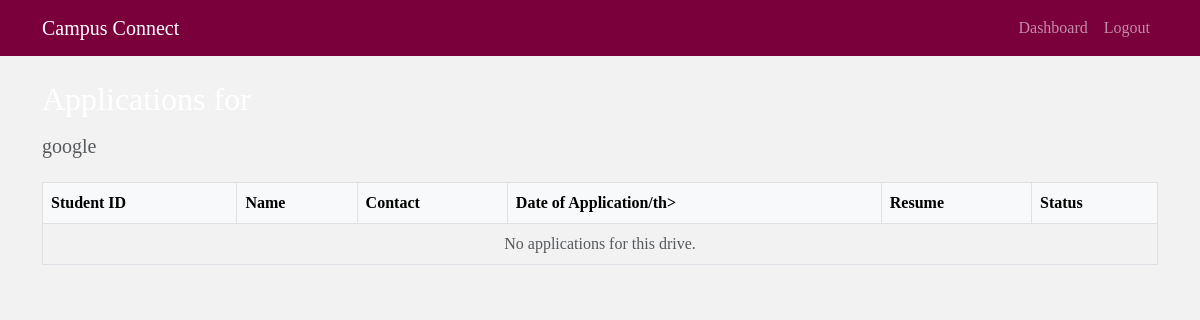
Page /admin/drive/1/applications (signed in) on the earlier database version.
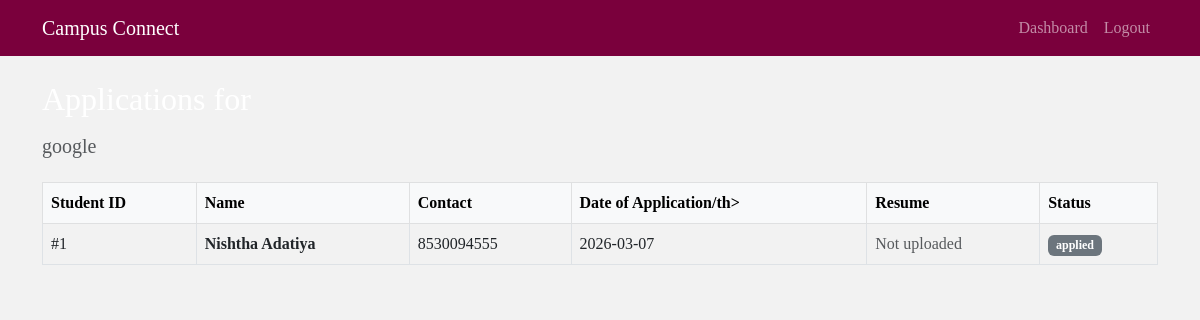
Same page on the later database version.
### models.py (models this page shows)
class Application(db.Model):
    __tablename__ = 'applications'
    id = db.Column(db.Integer, primary_key=True)
    student_id = db.Column(db.Integer, db.ForeignKey('student_profiles.id'), nullable=False)
    drive_id = db.Column(db.Integer, db.ForeignKey('placement_drives.id'), nullable=False)
    application_date = db.Column(db.DateTime, default=datetime.utcnow)
    status = db.Column(db.String(20), default='applied')

class StudentProfile(db.Model):
    __tablename__ = 'student_profiles'
    id = db.Column(db.Integer, primary_key=True)
    user_id = db.Column(db.Integer, db.ForeignKey('users.id'), nullable=False)
    name = db.Column(db.String(100), nullable=False)
    contact = db.Column(db.String(50))
    resume_file = db.Column(db.String(150))
    applications = db.relationship('Application', backref='student', cascade='all, delete-orphan')

### views/admin.py (the view)
@admin_bp.route('/drive/<int:drive_id>/applications')
@login_required
@role_required('admin')
def drive_applications(drive_id):
    drive = PlacementDrive.query.get_or_404(drive_id)
    applications = Application.query.filter_by(drive_id=drive.id).all()
    return render_template('admin/applications.html', drive=drive, applications=applications)

### views/utils.py (called while the page is built)
def role_required(role):
    def wrapper(f):
        @wraps(f)
        def check_role_and_execute(*args, **kwargs):
            if not current_user.is_authenticated or current_user.role != role:
                abort(403)
            if not current_user.is_active:
                abort(403, description="Your account is deactivated.")
            return f(*args, **kwargs)
        return check_role_and_execute
    return wrapper

### templates/admin/applications.html
{% extends "layout.html" %}
{% block content %}
<h2 class="mb-3">Applications for {{ drive.job_title }}</h2>
<h5 class="text-muted mb-4">{{ drive.company.company_name }}</h5>
<table class="table table-bordered table-striped">
    <thead class="table-light">
        <tr>
            <th>Student ID</th>
            <th>Name</th>
            <th>Contact</th>
            <th>Date of Application/th>
            <th>Resume</th>
            <th>Status</th>
        </tr>
    </thead>
    <tbody>
        {% for app in applications %}
        <tr>
            <td>#{{ app.student.id }}</td>
            <td class="fw-bold">{{ app.student.name }}</td>
            <td>{{ app.student.contact }}</td>
            <td>{{ app.application_date.strftime('%Y-%m-%d') }}</td>
            <td>
                {% if app.student.resume_filename %}
                <a href="{{ url_for('static', filename='uploads/' + app.student.resume_filename) }}"
                   class="btn btn-sm btn-primary"
                   target="_blank">
                   Resume
                </a>
                {% else %}
                <span class="text-muted">Not uploaded</span>
                {% endif %}
            </td>
            <td>
                <span class="badge bg-secondary">{{ app.status }}</span>
            </td>
        </tr>
        {% endfor %}
        {% if not applications %}
        <tr>
            <td colspan="6" class="text-center text-muted">
                No applications for this drive.
            </td>
        </tr>
        {% endif %}
    </tbody>
</table>
{% endblock %}

Differences in the rows shown:
added Application: student.id "1", student.name "Nishtha Adatiya", student.contact "8530094555", application_date "2026-03-07", status "applied"
Other differences:
text no longer shown: "No applications for this drive."
